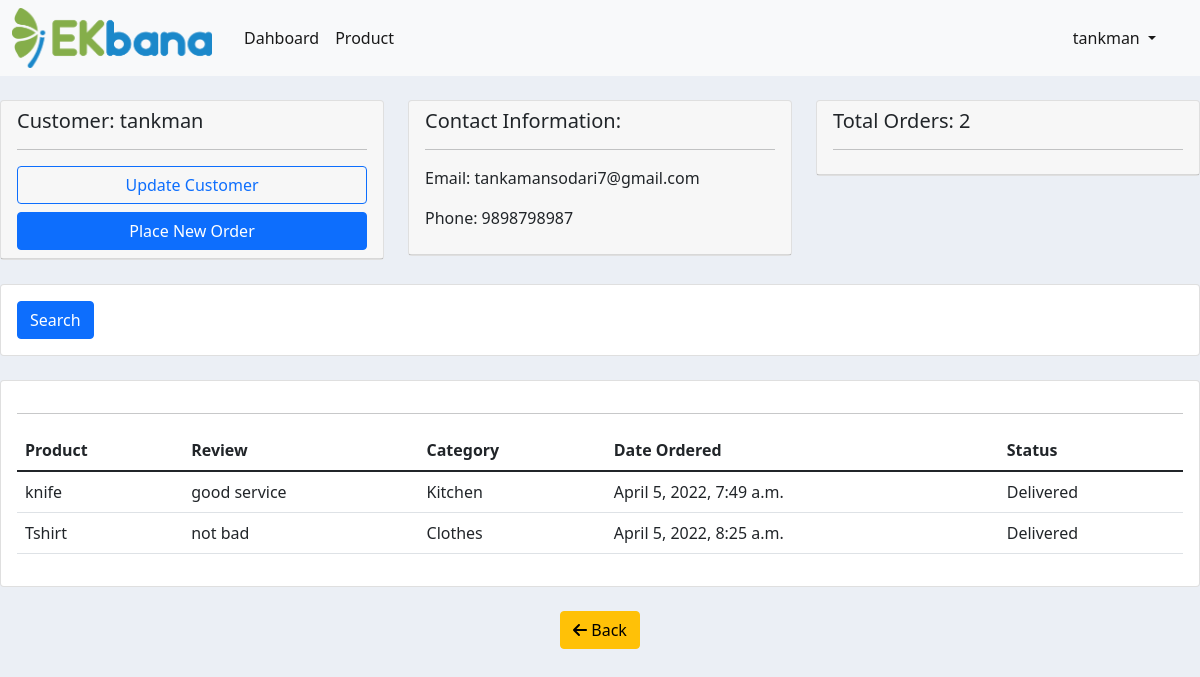
Before: /details/1/ (signed in) with the older database file.
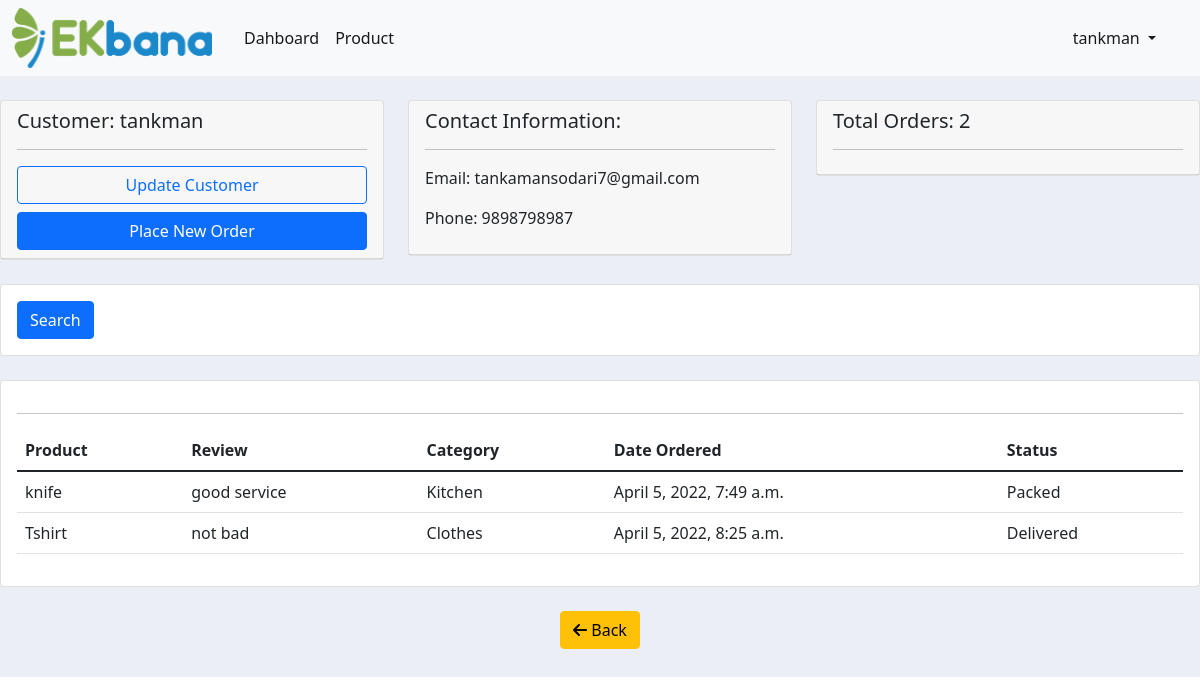
After: the same page with the newer database file.
### myapp/models.py (models this page shows, shortened)
class Customer(models.Model):
    name=models.CharField(max_length=50)
    email=models.EmailField()
    phone=models.CharField(max_length=10,null=True)
    date_created=models.DateTimeField(auto_now_add=True,null=True)

class Order(models.Model):
    customer=models.ForeignKey(Customer,on_delete=models.CASCADE)
    product=models.ForeignKey(Product,on_delete=models.CASCADE)
    date_ordered=models.DateTimeField(auto_now_add=True,null=True)
    status=models.CharField(choices=STATUS_CHOICES,null=True,max_length=100)
    review=models.CharField(max_length=100,null=True)

class Product(models.Model):
    name=models.CharField(max_length=50)
    price=models.FloatField()
    category=models.CharField(max_length=50, choices=CATEGORY_CHOICES)
    description=models.CharField(max_length=100,null=True)
    date_created=models.DateTimeField(auto_now_add=True,null=True)
    def __str__(self):
        return self.name

### myapp/views.py (the view)
# urls.py: path('details/<int:id>/',views.customerdetail,name='details'),
@login_required(login_url='login')
def customerdetail(request, id):
    data = Customer.objects.get(id=id)
    order = data.order_set.all()
    total_order = order.count()
    context = {
        'data': data,
        'totalorder': total_order,
        'order': order,
    }
    return render(request, 'core/details.html', context)

### myapp/templates/core/details.html (shortened to what this page needs)
{% extends 'core/main.html' %}
{% block customer %}
    <br>
    <div class="row">
        <div class="col-md-4">
            <div class="card">
                <div class="card-header">
                    <h5 class="card-title">Customer: {{ data.name }}</h5>
                    <hr>
                    <a href="#"
                       center="btn btn-primary"
                       class="btn btn-outline-primary w-100 mb-2">Update Customer</a>
                    <br>
                    <a href="#" class="btn btn-primary btn-md  w-100">Place New Order</a>
                </div>
            </div>
        </div>
        <div class="col-md-4">
            <div class="card">
                <div class="card-header">
                    <h5 class="card-title">Contact Information:</h5>
                    <hr>
                    <p>
                        Email: {{ data.email }}
                    </p>
                    <p>
                        Phone: {{ data.phone }}
                    </p>
                </div>
            </div>
        </div>
        <div class="col-md-4">
            <div class="card">
                <div class="card-header">
                    <h5 class="card-title">Total Orders: {{ totalorder }}</h5>
                    <hr>
                </div>
            </div>
        </div>
    </div>
    <br>
    <div class="row">
        <div class="col">
            <div class="card">
                <div class="card-body">
                    <form action="" method="get">
                        <button type="submit" class="btn btn-primary">Search</button>
                    </form>
                </div>
            </div>
        </div>
    </div>
    <br>
    <div class="row">
        <div class="col">
            <div class="card">
                <div class="card-body">
                    <hr>
                    <table class="table">
                        <thead>
                            <tr>
                                <th>Product</th>
                                <th>Review</th>
                                <th>Category</th>
                                <th>Date Ordered</th>
                                <th>Status</th>
                            </tr>
                        </thead>
                        <tbody>
                            {% for i in order %}
                                <tr>
                                    <td>{{i.product}}</td>
                                    <td>{{i.review}}</td>
                                    <td>{{i.product.category}}</td>
                                    <td>{{i.date_ordered}}</td>
                                    <td>{{i.status}}</td>
                                </tr>
                            {% endfor %}
                        </tbody>
                    </table>
                </div>
            </div>
        </div>
    </div>
    <div class='text-center'>
        <a class="btn btn-warning mt-4" href="/"><i class="fa-solid fa-arrow-left"></i> Back</a>
    </div>
{% endblock customer %}

### myapp/templates/core/main.html (shortened to what this page needs)
<!DOCTYPE html>
{% load static %}
<html lang="en">
    <head>
        <link rel="stylesheet" href="{% static 'core/css/fontawesome.css' %}" />
        <link rel="stylesheet" href="{% static 'core/css/bootstrap.css' %}" />
        <link rel="stylesheet" href="{% static 'core/css/core.css' %}" />
    </head>
    <body>
        {% include 'core/navbar.html' %}
        {% block customer %}{% endblock customer %}
    </body>
</html>
</body>
</html>

### myapp/templates/core/navbar.html (shortened to what this page needs)
{% load static %}
<nav class="navbar navbar-expand-lg navbar-light bg-light">
    <div class="container-fluid">
        <div id="logo">
            <a href="/">
                <img src="{% static 'core/image/ekbana.png' %}"
                     alt="#"
                     width="200"
                     height="60">
            </a>
        </div>
        <div class="collapse navbar-collapse  mx-4" id="navbarSupportedContent">
            <ul class="navbar-nav me-auto mb-2 mb-lg-0">
                {% if request.user.is_authenticated %}
                    <li class="nav-item">
                        <a class="nav-link active"
                           aria-current="page"
                           href="{% url 'dashboard' %}">Dahboard</a>
                    </li>
                {% endif %}
                <li class="nav-item">
                    <a class="nav-link active" aria-current="page" href="{% url 'product' %}">Product</a>
                </li>
            </ul>
            <ul class="navbar-nav mb-2 mb-lg-0">
                <li class="nav-item dropdown ">
                    <a class="nav-link active dropdown-toggle"
                       href="#"
                       id="navbarDropdown"
                       role="button"
                       data-bs-toggle="dropdown"
                       aria-expanded="false">
                        {{ request.user }}
                    </a>
                </li>
            </ul>
        </div>
    </div>
</nav>

### myapp/static/core/css/core.css (style rules this page uses)
body { background-color: #ebeff5; }

Changed rows visible on the page:
changed Order "good service": status "Delivered" → "Packed"
